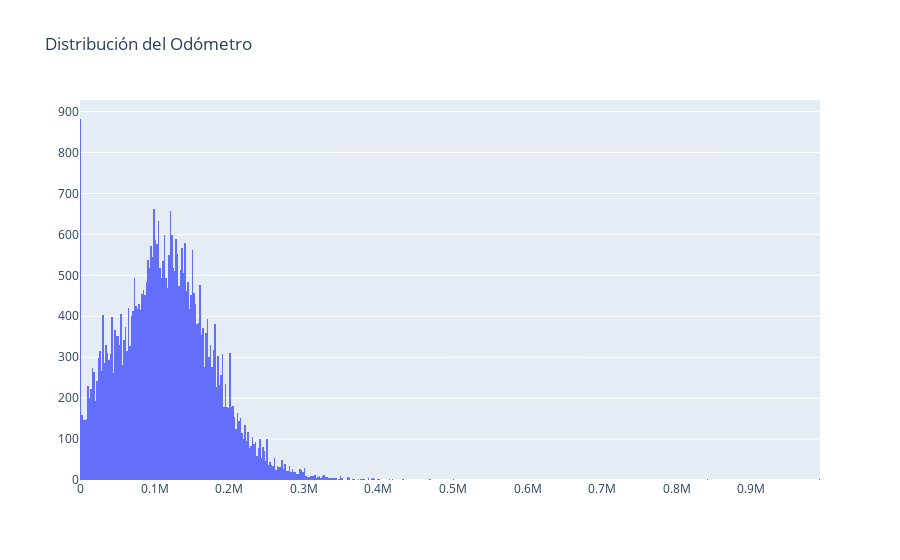

Here is the notebook cell this chart was saved with:
### Code cell
# Crear un histograma utilizando plotly.graph_objects
# Se crea una figura vacía y luego se añade un rastro de histograma
fig = go.Figure(data=[go.Histogram(x=car_data['odometer'])])

# Título al gráfico
fig.update_layout(title_text='Distribución del Odómetro')

# Mostrar el gráfico Plotly
fig.show()

### Figure 1 — Plotly figure (JSON) as saved in the notebook; plotly's stock layout.template omitted (floating-point values rounded to 4 significant figures; data arrays with more than 128 entries replaced by an {"elided": "..."} marker saying what was removed)
{"data": [{"type": "histogram", "x": {"elided": "51525 float values"}}], "layout": {"title": {"text": "Distribución del Odómetro"}}}
